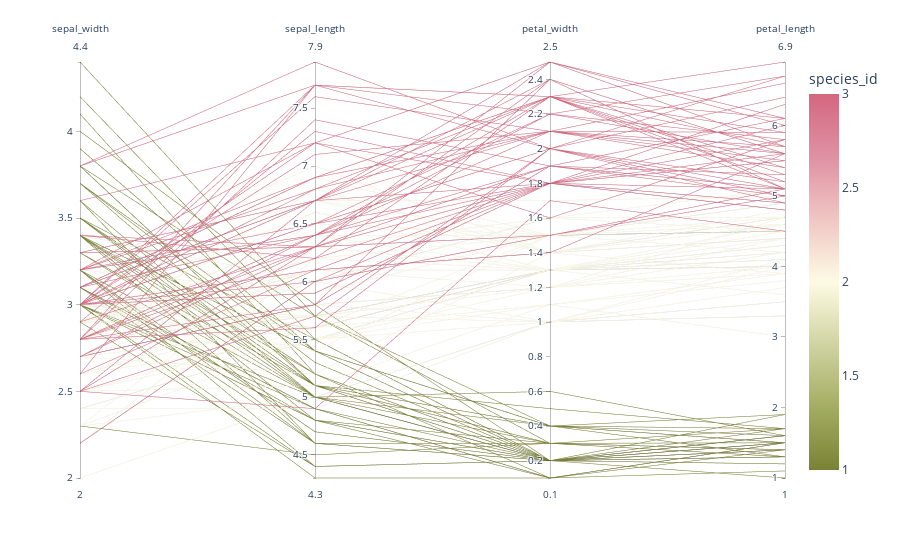

Source (notebook cell):
### Markdown cell above
# 수치형에 대한 병렬다이어그램

### Code cell
fig = px.parallel_coordinates(iris,color='species_id',
                              dimensions=['sepal_width','sepal_length',
                                          'petal_width','petal_length'],
                                          color_continuous_scale=px.colors.diverging.Armyrose,
                                          color_continuous_midpoint=2)
fig.show()

### Figure 1 — Plotly figure (JSON) as saved in the notebook; plotly's stock layout.template omitted (floating-point values rounded to 4 significant figures; data arrays with more than 128 entries replaced by an {"elided": "..."} marker saying what was removed)
{"data": [{"dimensions": [{"label": "sepal_width", "values": {"elided": "150 float values"}}, {"label": "sepal_length", "values": {"elided": "150 float values"}}, {"label": "petal_width", "values": {"elided": "150 float values"}}, {"label": "petal_length", "values": {"elided": "150 float values"}}], "domain": {"x": [0, 1], "y": [0, 1]}, "line": {"color": {"elided": "150 int values"}, "coloraxis": "coloraxis"}, "name": "", "type": "parcoords"}], "layout": {"coloraxis": {"cmid": 2, "colorbar": {"title": {"text": "species_id"}}, "colorscale": [[0, "rgb(121, 130, 52)"], [0.1667, "rgb(163, 173, 98)"], [0.3333, "rgb(208, 211, 162)"], [0.5, "rgb(253, 251, 228)"], [0.6667, "rgb(240, 198, 195)"], [0.8333, "rgb(223, 145, 163)"], [1, "rgb(212, 103, 128)"]]}, "legend": {"tracegroupgap": 0}, "margin": {"t": 60}}}
